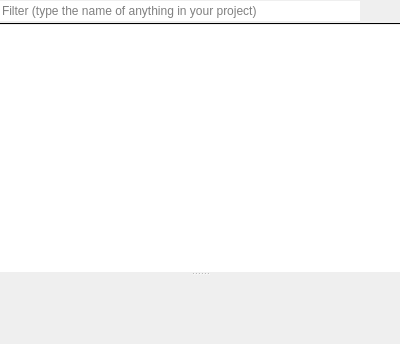
<?xml version="1.0" encoding="UTF-8"?>
<ui version="4.0">
 <class>cheatSheet</class>
 <widget class="QWidget" name="cheatSheet">
  <property name="geometry">
   <rect>
    <x>0</x>
    <y>0</y>
    <width>400</width>
    <height>344</height>
   </rect>
  </property>
  <property name="windowTitle">
   <string>Form</string>
  </property>
  <layout class="QVBoxLayout" name="verticalLayout_2">
   <property name="spacing">
    <number>0</number>
   </property>
   <property name="leftMargin">
    <number>0</number>
   </property>
   <property name="topMargin">
    <number>0</number>
   </property>
   <property name="rightMargin">
    <number>0</number>
   </property>
   <property name="bottomMargin">
    <number>0</number>
   </property>
   <item>
    <layout class="QHBoxLayout" name="horizontalLayout">
     <property name="spacing">
      <number>0</number>
     </property>
     <item>
      <widget class="QLineEdit" name="txtFilter">
       <property name="styleSheet">
        <string notr="true"/>
       </property>
       <property name="frame">
        <bool>false</bool>
       </property>
       <property name="placeholderText">
        <string>Filter (type the name of anything in your project)</string>
       </property>
       <property name="clearButtonEnabled">
        <bool>true</bool>
       </property>
      </widget>
     </item>
     <item>
      <widget class="QPushButton" name="btnShowList">
       <property name="text">
        <string/>
       </property>
       <property name="icon">
        <iconset theme="edit-find-replace">
         <normaloff>.</normaloff>.</iconset>
       </property>
       <property name="checkable">
        <bool>true</bool>
       </property>
       <property name="flat">
        <bool>true</bool>
       </property>
      </widget>
     </item>
    </layout>
   </item>
   <item>
    <widget class="Line" name="line">
     <property name="frameShadow">
      <enum>QFrame::Plain</enum>
     </property>
     <property name="lineWidth">
      <number>0</number>
     </property>
     <property name="orientation">
      <enum>Qt::Horizontal</enum>
     </property>
    </widget>
   </item>
   <item>
    <widget class="QSplitter" name="splitter">
     <property name="orientation">
      <enum>Qt::Vertical</enum>
     </property>
     <widget class="QListWidget" name="list">
      <property name="sizePolicy">
       <sizepolicy hsizetype="Expanding" vsizetype="Preferred">
        <horstretch>0</horstretch>
        <verstretch>0</verstretch>
       </sizepolicy>
      </property>
      <property name="frameShape">
       <enum>QFrame::NoFrame</enum>
      </property>
     </widget>
     <widget class="QScrollArea" name="scrollArea">
      <property name="frameShape">
       <enum>QFrame::NoFrame</enum>
      </property>
      <property name="lineWidth">
       <number>0</number>
      </property>
      <property name="widgetResizable">
       <bool>true</bool>
      </property>
      <widget class="QWidget" name="scrollAreaWidgetContents">
       <property name="geometry">
        <rect>
         <x>0</x>
         <y>0</y>
         <width>400</width>
         <height>68</height>
        </rect>
       </property>
       <layout class="QVBoxLayout" name="verticalLayout">
        <property name="spacing">
         <number>0</number>
        </property>
        <property name="leftMargin">
         <number>0</number>
        </property>
        <property name="topMargin">
         <number>0</number>
        </property>
        <property name="rightMargin">
         <number>0</number>
        </property>
        <property name="bottomMargin">
         <number>0</number>
        </property>
        <item>
         <widget class="QLabel" name="view">
          <property name="sizePolicy">
           <sizepolicy hsizetype="Expanding" vsizetype="Expanding">
            <horstretch>0</horstretch>
            <verstretch>0</verstretch>
           </sizepolicy>
          </property>
          <property name="lineWidth">
           <number>0</number>
          </property>
          <property name="text">
           <string/>
          </property>
          <property name="alignment">
           <set>Qt::AlignLeading|Qt::AlignLeft|Qt::AlignTop</set>
          </property>
          <property name="wordWrap">
           <bool>true</bool>
          </property>
          <property name="textInteractionFlags">
           <set>Qt::LinksAccessibleByMouse|Qt::TextSelectableByMouse</set>
          </property>
         </widget>
        </item>
       </layout>
      </widget>
     </widget>
    </widget>
   </item>
  </layout>
 </widget>
 <resources/>
 <connections/>
</ui>
